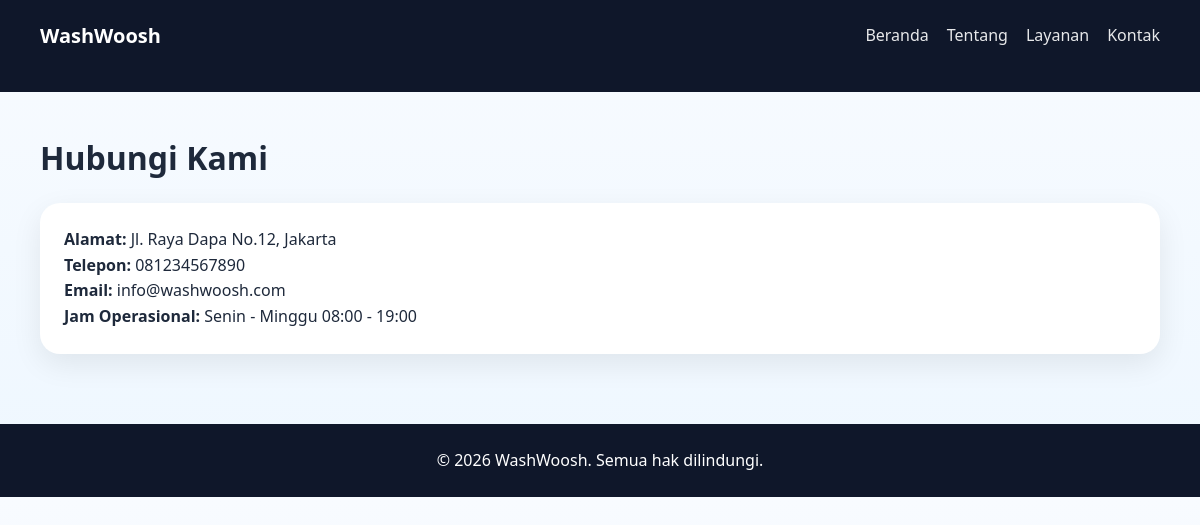
/company/contact.php, run on the app's committed database.
### tables this page shows
CREATE TABLE tb_company_profile (
  id INT UNSIGNED AUTO_INCREMENT PRIMARY KEY,
  nama_perusahaan VARCHAR(150) NOT NULL,
  logo VARCHAR(255) DEFAULT NULL,
  alamat TEXT NOT NULL,
  no_telp VARCHAR(50) NOT NULL,
  email VARCHAR(100) NOT NULL,
  jam_operasional VARCHAR(100) NOT NULL,
  deskripsi TEXT,
  visi TEXT,
  misi TEXT,
  updated_at TIMESTAMP NOT NULL DEFAULT CURRENT_TIMESTAMP ON UPDATE CURRENT_TIMESTAMP
);

### company/includes/company_data.php (called while the page is built)
<?php
require_once dirname(__DIR__, 2) . '/config/koneksi.php';
$company = [
    'id' => null,
    'nama_perusahaan' => 'WashWoosh',
    'logo' => null,
    'alamat' => 'Jl. Contoh No.123, Kecamatan Dapa',
    'no_telp' => '+62 812 3456 7890',
    'email' => 'info@washwoosh.com',
    'jam_operasional' => 'Senin - Minggu 08:00 - 19:00',
    'deskripsi' => 'Layanan cuci kendaraan modern yang cepat, bersih, dan ramah lingkungan.',
    'visi' => 'Menjadi layanan cuci kendaraan pilihan utama di kawasan kami.',
    'misi' => 'Memberikan layanan berkualitas dengan harga terjangkau dan pelayanan terbaik.'
];
try {
    $stmt = $pdo->query('SELECT * FROM tb_company_profile ORDER BY updated_at DESC LIMIT 1');
    $companyRow = $stmt->fetch();
    if ($companyRow) {
        $company = array_merge($company, $companyRow);
    }
} catch (PDOException $e) {
}
?>

### company/contact.php (the view, shortened to what this page needs)
<?php
require_once 'includes/company_data.php';
?>
<!DOCTYPE html>
<html lang="id">
<head>
    <link rel="stylesheet" href="assets/css/style.css">
</head>
<body>
    <header class="sub-header">
        <nav class="top-nav container">
            <a href="index.php" class="brand"><?= htmlspecialchars($company['nama_perusahaan'] ?? 'WashWoosh') ?></a>
            <div class="nav-links">
                <a href="index.php">Beranda</a>
                <a href="about.php">Tentang</a>
                <a href="services.php">Layanan</a>
                <a href="contact.php">Kontak</a>
            </div>
        </nav>
    </header>
    <main class="container page-section">
        <h1>Hubungi Kami</h1>
        <div class="contact-box">
            <div class="card">
                <p><strong>Alamat:</strong> <?= htmlspecialchars($company['alamat'] ?? '-') ?></p>
                <p><strong>Telepon:</strong> <?= htmlspecialchars($company['no_telp'] ?? '-') ?></p>
                <p><strong>Email:</strong> <?= htmlspecialchars($company['email'] ?? '-') ?></p>
                <p><strong>Jam Operasional:</strong> <?= htmlspecialchars($company['jam_operasional'] ?? '-') ?></p>
            </div>
        </div>
    </main>
    <footer class="site-footer">
        <div class="container">
            <p>&copy; <?= date('Y') ?> <?= htmlspecialchars($company['nama_perusahaan'] ?? 'WashWoosh') ?>. Semua hak dilindungi.</p>
        </div>
    </footer>
</body>
</html>

### company/assets/css/style.css (style rules this page uses)
:root { --primary: #0d6efd; --secondary: #0f172a; --bg: #f5f9ff; --card: #ffffff; --text: #1e293b; }
* { box-sizing: border-box; margin: 0; padding: 0; }
body { font-family: 'Segoe UI', sans-serif; color: var(--text); background: linear-gradient(180deg, #f8fbff 0%, #eef7ff 100%); line-height: 1.6; }
a { text-decoration: none; color: inherit; }
.container { width: min(1120px, calc(100% - 32px)); margin: 0 auto; }
.sub-header { background: var(--secondary); color: white; padding-bottom: 20px; }
.top-nav { display: flex; justify-content: space-between; align-items: center; padding: 20px 0; }
.brand { font-size: 1.25rem; font-weight: 800; }
.nav-links { display: flex; gap: 18px; flex-wrap: wrap; }
.nav-links a { color: rgba(255,255,255,0.9); }
.hero-card, .card { background: var(--card); color: var(--text); border-radius: 20px; padding: 24px; box-shadow: 0 10px 30px rgba(0,0,0,0.08); }
.page-section { padding: 40px 0 70px; }
.contact-box { margin-top: 20px; }
.site-footer { background: var(--secondary); color: white; padding: 24px 0; text-align: center; }

### data on the page
tb_company_profile: nama_perusahaan "WashWoosh", alamat "Jl. Raya Dapa No.12, Jakarta", no_telp "081234567890", email "info@washwoosh.com", jam_operasional "Senin - Minggu 08:00 - 19:00"
